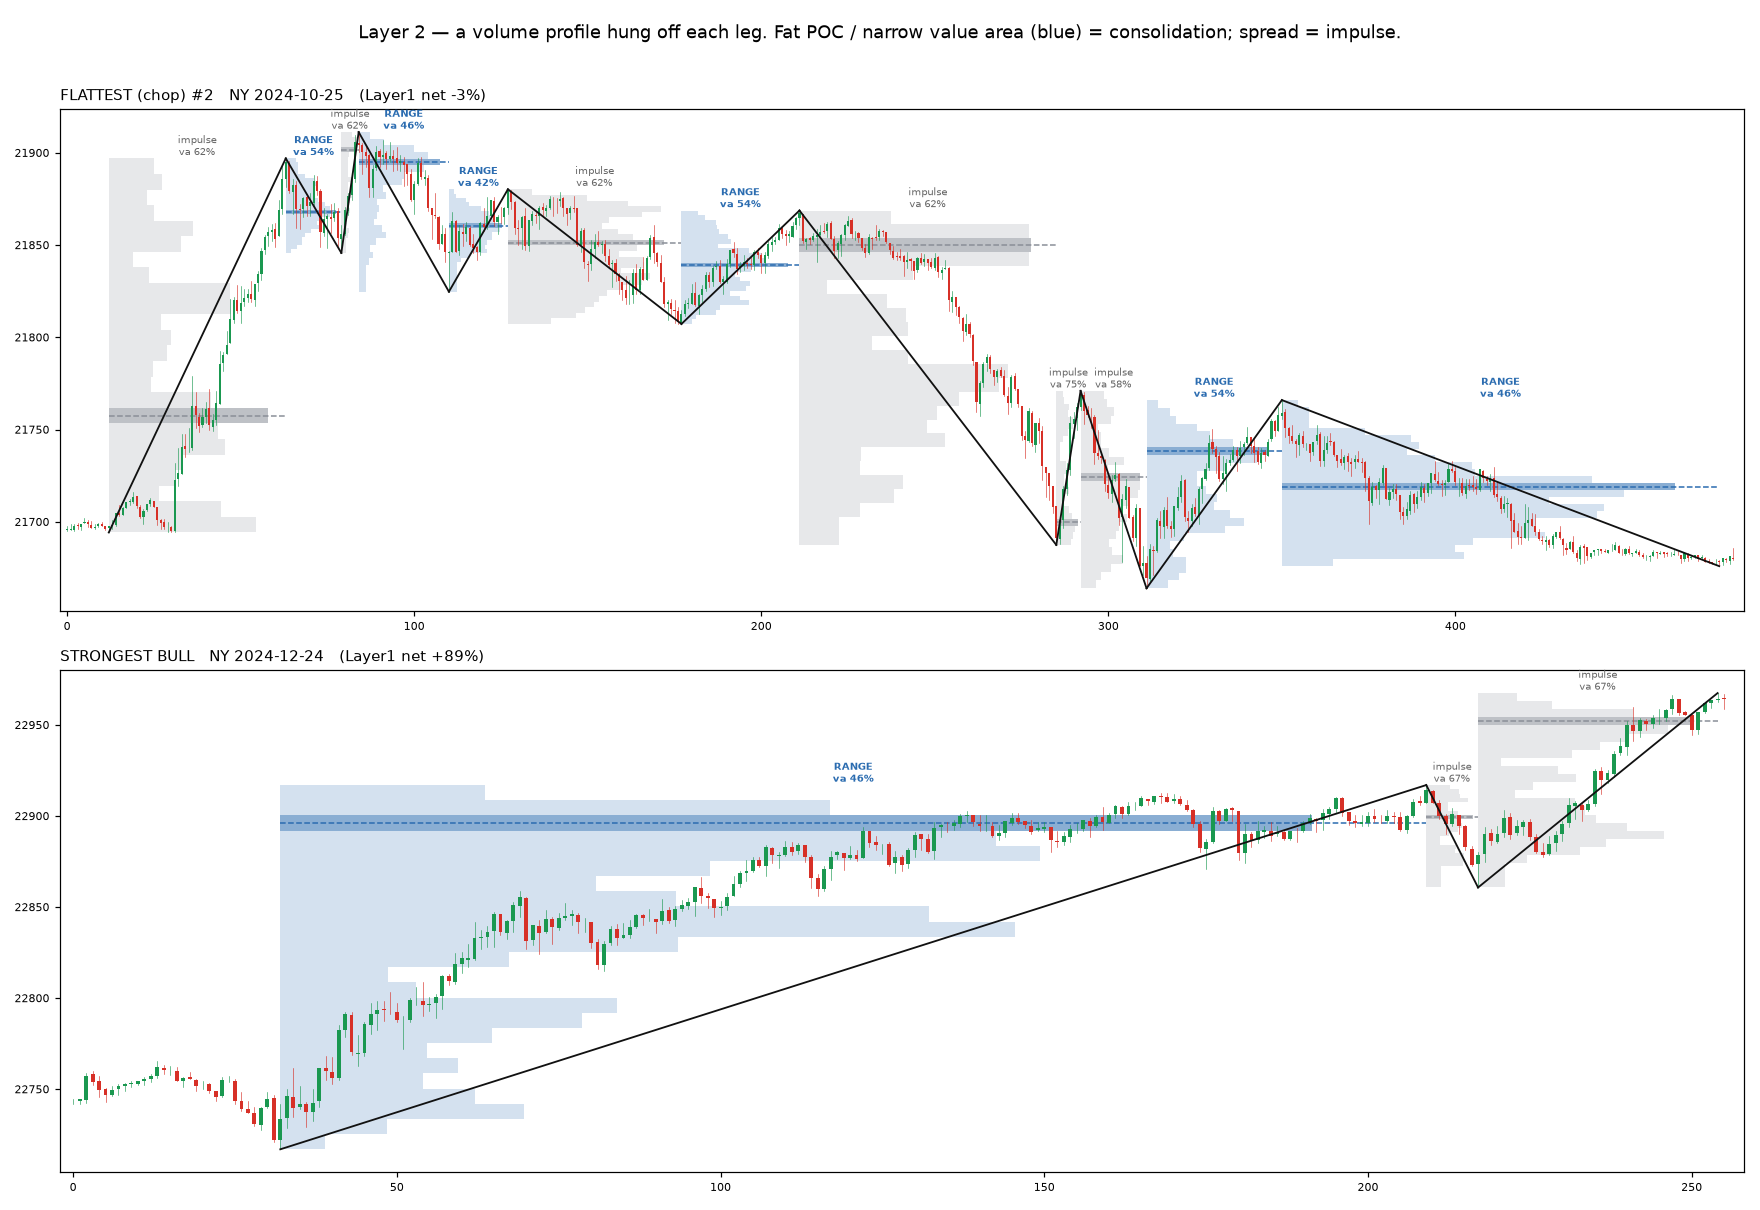

Here is the Python script that generated this plot:
"""experiments/layer2/leg_profiles.py — TEMP throwaway. Volume profile per leg.

Hangs a volume profile off each LEG (not the session) and grades it by how
CONCENTRATED the volume is:

  - IMPULSE  leg: price ran through -> volume spread over many rows -> WIDE value
    area (high va_frac).
  - RANGE    leg: price accepted   -> volume piled at a POC -> NARROW value area
    (low va_frac) = a consolidation.

So `va_frac` (fraction of the leg's rows that hold 70% of its volume) is the
impulse-vs-consolidation score — volume-based, replacing leg count and the removed
range boxes. Draws chop #2 and the strongest bull (contrast) with each leg's
profile hung in place.

  python experiments/layer2/leg_profiles.py
"""
from __future__ import annotations

import argparse
import os
import sys

import matplotlib
matplotlib.use("Agg")
import matplotlib.pyplot as plt
from matplotlib.patches import Rectangle
import pandas as pd

HERE = os.path.dirname(os.path.abspath(__file__))
REPO = os.path.dirname(os.path.dirname(HERE))
sys.path.insert(0, HERE)
sys.path.insert(0, REPO)
from session_legs import zigzag, pick_sessions  # noqa: E402
from src.indicators.volume_profile import _profile_for, _value_area  # noqa: E402


def leg_profile(seg, n_rows=24):
    highs = seg["high"].values.astype(float)
    lows = seg["low"].values.astype(float)
    vols = seg["volume"].values.astype(float)
    lo, hi = float(lows.min()), float(highs.max())
    rng = (hi - lo) or 1e-9
    rs = rng / n_rows
    binvol = _profile_for(highs, lows, vols, range(len(seg)), lo, rs, n_rows)
    if binvol.sum() <= 0:
        return lo, rs, binvol, 0, 1.0
    poc = int(binvol.argmax())
    va_lo, va_hi = _value_area(binvol, poc, 0.70)
    return lo, rs, binvol, poc, (va_hi - va_lo + 1) / n_rows


def plot(ax, win, title, swing_frac, va_thr):
    o, h, l, c = (win[k].values.astype(float) for k in ("open", "high", "low", "close"))
    n = len(c)
    srange = h.max() - l.min()
    piv = zigzag(h, l, swing_frac * srange)

    for k in range(1, len(piv)):                         # per-leg volume profiles
        i0, i1 = piv[k - 1][0], piv[k][0]
        if i1 - i0 < 3:
            continue
        seg = win.iloc[i0:i1 + 1]
        base, rs, binvol, poc, va_frac = leg_profile(seg)
        is_range = va_frac < va_thr
        col = "#2b6cb0" if is_range else "#8a8f98"
        maxv = float(binvol.max()) or 1.0
        span = (i1 - i0) * 0.9
        for r in range(len(binvol)):
            w = binvol[r] / maxv * span
            ax.add_patch(Rectangle((i0, base + r * rs), w, rs, color=col,
                                   alpha=0.55 if r == poc else 0.20, lw=0, zorder=1))
        ax.hlines(base + (poc + 0.5) * rs, i0, i1, color=col, lw=1.0, ls="--", zorder=1.5)
        ax.text((i0 + i1) / 2, h[i0:i1 + 1].max(), f"{'RANGE' if is_range else 'impulse'}\nva {va_frac:.0%}",
                fontsize=6.5, ha="center", va="bottom", zorder=6,
                color="#2b6cb0" if is_range else "#666", weight="bold" if is_range else "normal")

    for i in range(n):                                   # candles
        cc = "#1a9850" if c[i] >= o[i] else "#d73027"
        ax.plot([i, i], [l[i], h[i]], color=cc, lw=0.4, zorder=2)
        ax.add_patch(Rectangle((i - 0.3, min(o[i], c[i])), 0.6, abs(c[i] - o[i]) or 0.01, color=cc, lw=0, zorder=2))
    for k in range(1, len(piv)):                         # zigzag
        (i0, p0, _), (i1, p1, _) = piv[k - 1], piv[k]
        ax.plot([i0, i1], [p0, p1], color="#111", lw=1.2, zorder=3)

    ax.set_title(title, fontsize=10, loc="left")
    ax.set_xlim(-2, n + 2)
    ax.tick_params(labelsize=7)


def main():
    ap = argparse.ArgumentParser()
    ap.add_argument("--symbol", default="NQ")
    ap.add_argument("--start", default="2024-09-01")
    ap.add_argument("--swing_frac", type=float, default=0.20)
    ap.add_argument("--va_thr", type=float, default=0.55, help="value-area frac below which a leg is a RANGE")
    args = ap.parse_args()

    d5 = pd.read_parquet(os.path.join(REPO, "data", args.symbol, f"{args.symbol}_5m.parquet"))
    d1 = pd.read_parquet(os.path.join(REPO, "data", args.symbol, f"{args.symbol}_1m.parquet"))
    d5 = d5.loc[d5.index >= pd.Timestamp(args.start, tz="UTC")]
    d1 = d1.loc[d1.index >= pd.Timestamp(args.start, tz="UTC")]

    picks = pick_sessions(d5)
    chosen = [picks[3], picks[0]]                        # chop #2, strongest bull
    fig, axes = plt.subplots(2, 1, figsize=(16, 11))
    for ((netp, t0, t1), label), ax in zip(chosen, axes):
        win = d1.loc[(d1.index >= t0) & (d1.index <= t1 + pd.Timedelta("5min"))]
        plot(ax, win, f"{label}   NY {t0.date()}   (Layer1 net {netp:+.0%})", args.swing_frac, args.va_thr)
    fig.suptitle("Layer 2 — a volume profile hung off each leg. "
                 "Fat POC / narrow value area (blue) = consolidation; spread = impulse.", fontsize=12)
    fig.tight_layout(rect=[0, 0, 1, 0.97])
    out = os.path.join(HERE, "leg_profiles.png")
    fig.savefig(out, dpi=110)
    print("wrote", out)


if __name__ == "__main__":
    main()
